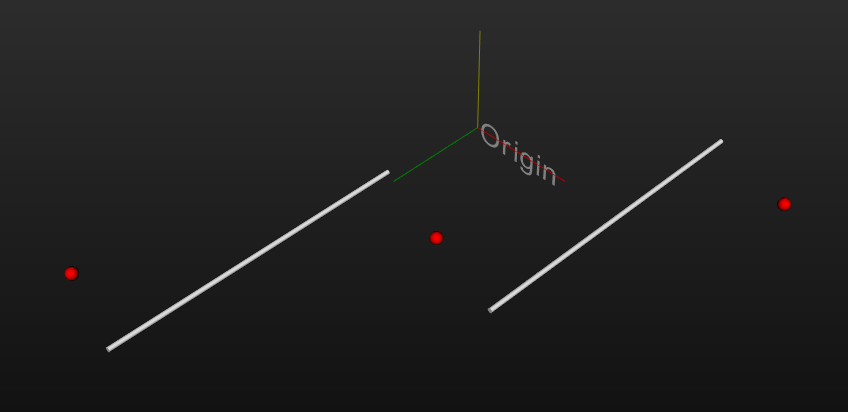

This figure's Python source:
#!/usr/bin/env python3
# -*- coding: utf-8 -*-
"""
Created on Thu Oct  7 14:08:07 2021

@author: Andreas Åmand
"""

import sys
import vtk
from PyQt5.QtWidgets import *
from PyQt5.QtCore import *
#from PyQt5 import uic
#from vtk.qt.QVTKRenderWindowInteractor import QVTKRenderWindowInteractor
import calfem.core as cfc
import numpy as np
sys.path.append('../')
import vis_vtk as cfvv
import core_beam_extensions as cfcb

#import model


#def model():
K = np.zeros([18,18])
f = np.zeros([18,1])
f[7,0] = -3000
coord = np.array([
    [3, 1, 0],
    [1.5, 1, 2],
    [0, 1, 4]
])
dof = np.array([
    [ 1, 2, 3, 4, 5, 6],
    [ 7, 8, 9,10,11,12],
    [13,14,15,16,17,18]
])
edof = np.array([
    [1, 2, 3, 4, 5, 6, 7, 8, 9, 10, 11, 12],
    [7, 8, 9, 10, 11, 12, 13, 14, 15, 16, 17, 18]
])
ex,ey,ez = cfc.coordxtr(edof,coord,dof)
elements, nodes = cfvv.beam.set_geometry(edof,coord,dof)

eo = np.array([-3, 4, 0])

E = 210000000
v = 0.3
G = E/(2*(1+v))
A = 11250*0.000001
Iy = 63.1*0.000001
Iz = 182.6*0.000001
Kv = 0.856*0.000001

ep = [E, G, A, Iy, Iz, Kv]

for i in range(2):
    Ke = cfc.beam3e(ex[i], ey[i], ez[i], eo, ep)
    K = cfc.assem(edof[i],K,Ke)

bcPrescr = np.array([1, 2, 3, 4, 7, 9, 13, 14, 15, 16])
a, r = cfc.solveq(K, f, bcPrescr)

ed = cfc.extractEldisp(edof,a)

es = np.zeros((4,6))
for i in range(2):
    #ed[i] = cfc.extractEldisp(edof[i],a)
    es[2*i:2*i+2,0:6] = cfc.beam3s(ex[i],ey[i],ez[i],eo,ep,ed[i])

#    return coord, dof, edof

        

if __name__ == "__main__":
    #beam = beam
    app = QApplication(sys.argv)
    #ex = MainWindow().__init__(beam)
    #MainWindow.vtk_actor(beam.coord)
    ex = cfvv.MainWindow(elements,nodes)
    ex.show()
    sys.exit(app.exec_())
